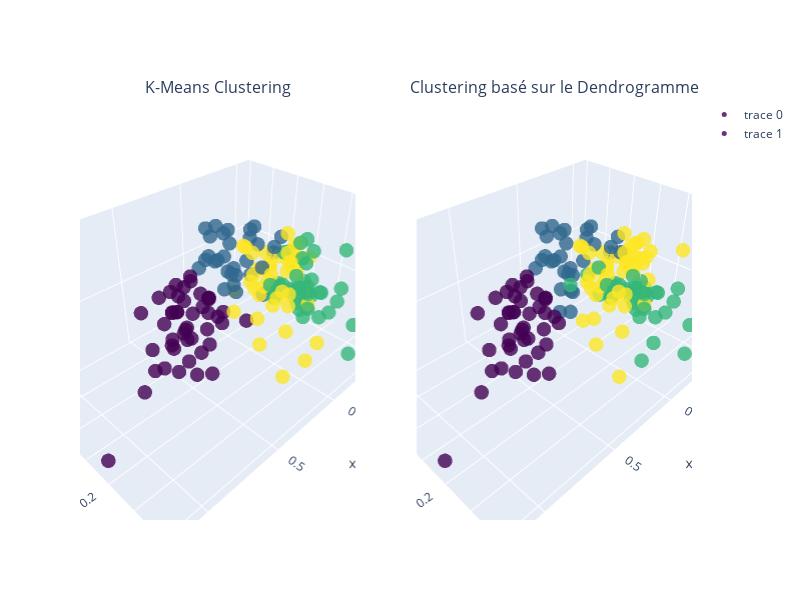

This figure's notebook cell:
### Code cell
from plotly.subplots import make_subplots
import plotly.graph_objects as go

# Créer une figure avec 2 subplots
fig = make_subplots(rows=1, cols=2, subplot_titles=('K-Means Clustering', 'Clustering basé sur le Dendrogramme'), specs=[[{'type': 'scatter3d'}, {'type': 'scatter3d'}]])

# Ajouter le scatter plot pour le clustering K-Means au premier subplot
fig.add_trace(
    go.Scatter3d(x=df['F1'], y=df['F2'], z=df['F3'], mode='markers', marker=dict(color=df['cluster_kmeans'], size=5, colorscale='Viridis', opacity=0.8)),
    row=1, col=1
)

# Ajouter le scatter plot pour le clustering basé sur le dendrogramme au deuxième subplot
fig.add_trace(
    go.Scatter3d(x=df['F1'], y=df['F2'], z=df['F3'], mode='markers', marker=dict(color=df['cluster_dd'], size=5, colorscale='Viridis', opacity=0.8)),
    row=1, col=2
)

# Mettre à jour les layouts pour ajouter les labels d'axes
fig.update_layout(height=600, width=800)
fig.update_xaxes(title_text="Feature1", row=1, col=1)
fig.update_yaxes(title_text="Feature2", row=1, col=1)
fig.update_xaxes(title_text="Feature1", row=1, col=2)
fig.update_yaxes(title_text="Feature2", row=1, col=2)

fig.show()

### Figure 1 — Plotly figure (JSON) as saved in the notebook; plotly's stock layout.template omitted (floating-point values rounded to 4 significant figures; data arrays with more than 128 entries replaced by an {"elided": "..."} marker saying what was removed)
{"data": [{"marker": {"color": {"elided": "165 int values"}, "colorscale": [[0, "#440154"], [0.1111, "#482878"], [0.2222, "#3e4989"], [0.3333, "#31688e"], [0.4444, "#26828e"], [0.5556, "#1f9e89"], [0.6667, "#35b779"], [0.7778, "#6ece58"], [0.8889, "#b5de2b"], [1, "#fde725"]], "opacity": 0.8, "size": 5}, "mode": "markers", "scene": "scene", "type": "scatter3d", "x": {"elided": "165 float values"}, "y": {"elided": "165 float values"}, "z": {"elided": "165 float values"}}, {"marker": {"color": {"elided": "165 int values"}, "colorscale": [[0, "#440154"], [0.1111, "#482878"], [0.2222, "#3e4989"], [0.3333, "#31688e"], [0.4444, "#26828e"], [0.5556, "#1f9e89"], [0.6667, "#35b779"], [0.7778, "#6ece58"], [0.8889, "#b5de2b"], [1, "#fde725"]], "opacity": 0.8, "size": 5}, "mode": "markers", "scene": "scene2", "type": "scatter3d", "x": {"elided": "165 float values"}, "y": {"elided": "165 float values"}, "z": {"elided": "165 float values"}}], "layout": {"annotations": [{"font": {"size": 16}, "showarrow": false, "text": "K-Means Clustering", "x": 0.225, "xanchor": "center", "xref": "paper", "y": 1, "yanchor": "bottom", "yref": "paper"}, {"font": {"size": 16}, "showarrow": false, "text": "Clustering basé sur le Dendrogramme", "x": 0.775, "xanchor": "center", "xref": "paper", "y": 1, "yanchor": "bottom", "yref": "paper"}], "height": 600, "scene": {"domain": {"x": [0, 0.45], "y": [0, 1]}}, "scene2": {"domain": {"x": [0.55, 1], "y": [0, 1]}}, "width": 800}}
